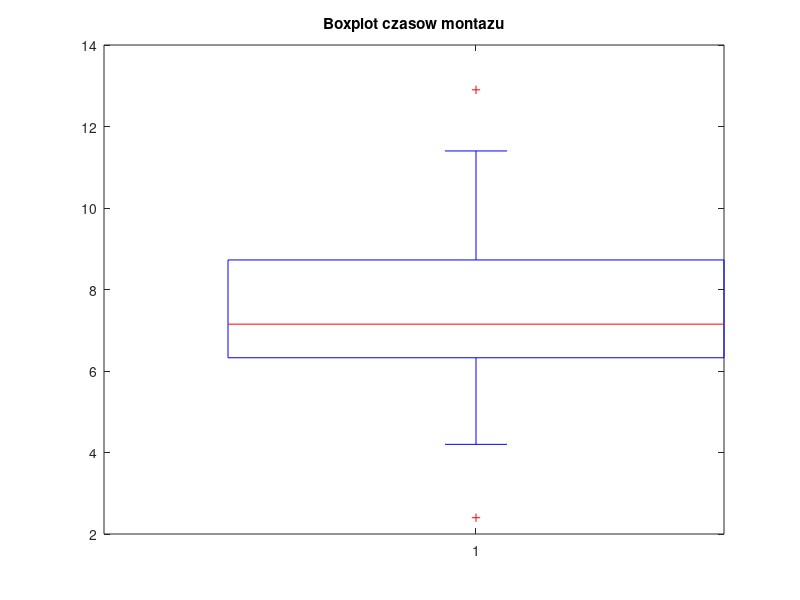
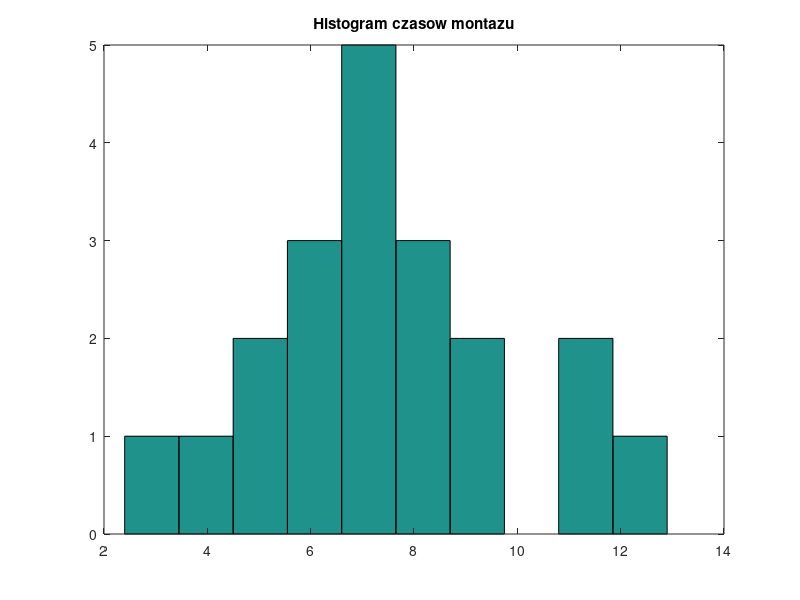

These figures' MATLAB source, in order:
% CWICZENIE 8
% Analiza czasow montazu

clc
clear
close all

% dane
x = [8.5 7.6 9.3 5.5 11.4 6.9 6.5 12.9 8.7 4.8 ...
     4.2 8.1 6.5 5.8 6.7 2.4 11.1 7.1 8.8 7.2];

% boxplot
figure
boxplot(x)
title('Boxplot czasow montazu')

% srednia
srednia = mean(x)

% mediana
mediana = median(x)

% odchylenie standardowe
odch_std = std(x)

% histogram
figure
hist(x,10)
title('Histogram czasow montazu')
